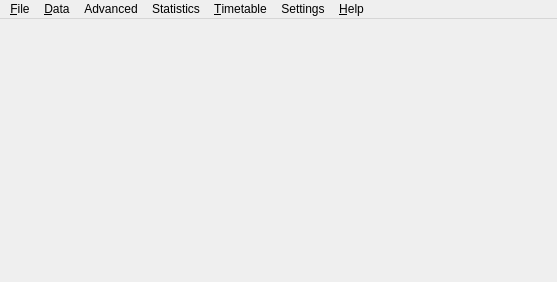
<ui version="4.0" >
 <class>FetMainForm_template</class>
 <widget class="QMainWindow" name="FetMainForm_template" >
  <property name="geometry" >
   <rect>
    <x>0</x>
    <y>0</y>
    <width>557</width>
    <height>282</height>
   </rect>
  </property>
  <property name="windowTitle" >
   <string>FET - a free timetabling program</string>
  </property>
  <property name="windowIcon" >
   <iconset>
    <normaloff>fet-5.4.2/src/interface</normaloff>fet-5.4.2/src/interface</iconset>
  </property>
  <widget class="QWidget" name="widget" />
  <widget class="QMenuBar" name="menubar" >
   <property name="geometry" >
    <rect>
     <x>0</x>
     <y>0</y>
     <width>557</width>
     <height>26</height>
    </rect>
   </property>
   <widget class="QMenu" name="helpMenu" >
    <property name="title" >
     <string>&amp;Help</string>
    </property>
    <addaction name="helpInstructionsAction" />
    <addaction name="helpTipsAction" />
    <addaction name="helpFAQAction" />
    <addaction name="separator" />
    <addaction name="helpManualAction" />
    <addaction name="separator" />
    <addaction name="helpInOtherLanguagesAction" />
    <addaction name="separator" />
    <addaction name="helpForumAction" />
    <addaction name="separator" />
    <addaction name="helpAboutAction" />
   </widget>
   <widget class="QMenu" name="fileMenu" >
    <property name="title" >
     <string>&amp;File</string>
    </property>
    <widget class="QMenu" name="menuExport" >
     <property name="title" >
      <string>Export</string>
     </property>
     <addaction name="fileExportCSVAction" />
    </widget>
    <widget class="QMenu" name="menuImport" >
     <property name="title" >
      <string>Import</string>
     </property>
     <widget class="QMenu" name="menuImport_CSV" >
      <property name="title" >
       <string>Import comma separated values (text)</string>
      </property>
      <addaction name="fileImportCSVSubjectsAction" />
      <addaction name="fileImportCSVActivityTagsAction" />
      <addaction name="fileImportCSVTeachersAction" />
      <addaction name="fileImportCSVYearsGroupsSubgroupsAction" />
      <addaction name="fileImportCSVRoomsBuildingsAction" />
      <addaction name="fileImportCSVActivitiesAction" />
     </widget>
     <addaction name="menuImport_CSV" />
    </widget>
    <addaction name="fileNewAction" />
    <addaction name="fileOpenAction" />
    <addaction name="fileSaveAction" />
    <addaction name="fileSaveAsAction" />
    <addaction name="separator" />
    <addaction name="menuImport" />
    <addaction name="menuExport" />
    <addaction name="separator" />
    <addaction name="fileExitAction" />
   </widget>
   <widget class="QMenu" name="timetableMenu" >
    <property name="title" >
     <string>&amp;Timetable</string>
    </property>
    <addaction name="timetableGenerateAction" />
    <addaction name="timetableViewTeachersAction" />
    <addaction name="timetableViewStudentsAction" />
    <addaction name="timetableViewRoomsAction" />
    <addaction name="timetableShowConflictsAction" />
    <addaction name="separator" />
    <addaction name="timetableSaveTimetableAsAction" />
    <addaction name="separator" />
    <addaction name="timetableGenerateMultipleAction" />
   </widget>
   <widget class="QMenu" name="menuStatistics" >
    <property name="title" >
     <string>Statistics</string>
    </property>
    <addaction name="dataTeachersStatisticsAction" />
    <addaction name="dataSubjectsStatisticsAction" />
    <addaction name="dataStudentsStatisticsAction" />
    <addaction name="separator" />
    <addaction name="statisticsExportToDiskAction" />
    <addaction name="separator" />
    <addaction name="dataHelpOnStatisticsAction" />
   </widget>
   <widget class="QMenu" name="dataMenu" >
    <property name="title" >
     <string>&amp;Data</string>
    </property>
    <widget class="QMenu" name="menuTime_constraints" >
     <property name="title" >
      <string>Time constraints</string>
     </property>
     <widget class="QMenu" name="menuMisc_time_constraints" >
      <property name="title" >
       <string>Misc time constraints</string>
      </property>
      <addaction name="dataTimeConstraintsBasicCompulsoryTimeAction" />
      <addaction name="dataTimeConstraintsBreakTimesAction" />
     </widget>
     <widget class="QMenu" name="menuTeachers_time_constraints" >
      <property name="title" >
       <string>Teachers time constraints</string>
      </property>
      <addaction name="dataTimeConstraintsTeacherNotAvailableTimesAction" />
      <addaction name="separator" />
      <addaction name="dataTimeConstraintsTeacherMaxDaysPerWeekAction" />
      <addaction name="separator" />
      <addaction name="dataTimeConstraintsTeacherMaxGapsPerWeekAction" />
      <addaction name="dataTimeConstraintsTeachersMaxGapsPerWeekAction" />
      <addaction name="dataTimeConstraintsTeacherMaxGapsPerDayAction" />
      <addaction name="dataTimeConstraintsTeachersMaxGapsPerDayAction" />
      <addaction name="separator" />
      <addaction name="dataTimeConstraintsTeacherMaxHoursDailyAction" />
      <addaction name="dataTimeConstraintsTeachersMaxHoursDailyAction" />
      <addaction name="dataTimeConstraintsTeacherMinHoursDailyAction" />
      <addaction name="dataTimeConstraintsTeachersMinHoursDailyAction" />
      <addaction name="separator" />
      <addaction name="dataTimeConstraintsTeacherMaxHoursContinuouslyAction" />
      <addaction name="dataTimeConstraintsTeachersMaxHoursContinuouslyAction" />
      <addaction name="separator" />
      <addaction name="dataTimeConstraintsTeacherIntervalMaxDaysPerWeekAction" />
      <addaction name="dataTimeConstraintsTeachersIntervalMaxDaysPerWeekAction" />
     </widget>
     <widget class="QMenu" name="menuStudents_time_constraints" >
      <property name="title" >
       <string>Students time constraints</string>
      </property>
      <addaction name="dataTimeConstraintsStudentsSetNotAvailableTimesAction" />
      <addaction name="separator" />
      <addaction name="dataTimeConstraintsStudentsSetMaxGapsPerWeekAction" />
      <addaction name="dataTimeConstraintsStudentsMaxGapsPerWeekAction" />
      <addaction name="dataTimeConstraintsStudentsSetEarlyMaxBeginningsAtSecondHourAction" />
      <addaction name="dataTimeConstraintsStudentsEarlyMaxBeginningsAtSecondHourAction" />
      <addaction name="separator" />
      <addaction name="dataTimeConstraintsStudentsSetMaxHoursDailyAction" />
      <addaction name="dataTimeConstraintsStudentsMaxHoursDailyAction" />
      <addaction name="dataTimeConstraintsStudentsSetMinHoursDailyAction" />
      <addaction name="dataTimeConstraintsStudentsMinHoursDailyAction" />
      <addaction name="separator" />
      <addaction name="dataTimeConstraintsStudentsSetMaxHoursContinuouslyAction" />
      <addaction name="dataTimeConstraintsStudentsMaxHoursContinuouslyAction" />
      <addaction name="separator" />
      <addaction name="dataTimeConstraintsStudentsSetIntervalMaxDaysPerWeekAction" />
      <addaction name="dataTimeConstraintsStudentsIntervalMaxDaysPerWeekAction" />
     </widget>
     <widget class="QMenu" name="menuActivities_time_constraints" >
      <property name="title" >
       <string>Activities time constraints</string>
      </property>
      <addaction name="dataTimeConstraintsActivityPreferredStartingTimeAction" />
      <addaction name="separator" />
      <addaction name="dataTimeConstraintsActivityPreferredTimeSlotsAction" />
      <addaction name="dataTimeConstraintsActivitiesPreferredTimeSlotsAction" />
      <addaction name="dataTimeConstraintsSubactivitiesPreferredTimeSlotsAction" />
      <addaction name="separator" />
      <addaction name="dataTimeConstraintsActivityPreferredStartingTimesAction" />
      <addaction name="dataTimeConstraintsActivitiesPreferredStartingTimesAction" />
      <addaction name="dataTimeConstraintsSubactivitiesPreferredStartingTimesAction" />
      <addaction name="separator" />
      <addaction name="dataTimeConstraintsMinNDaysBetweenActivitiesAction" />
      <addaction name="separator" />
      <addaction name="dataTimeConstraintsActivityEndsStudentsDayAction" />
      <addaction name="dataTimeConstraintsActivitiesEndStudentsDayAction" />
      <addaction name="separator" />
      <addaction name="dataTimeConstraintsActivitiesSameStartingTimeAction" />
      <addaction name="dataTimeConstraintsActivitiesSameStartingDayAction" />
      <addaction name="dataTimeConstraintsActivitiesSameStartingHourAction" />
      <addaction name="separator" />
      <addaction name="dataTimeConstraints2ActivitiesOrderedAction" />
      <addaction name="separator" />
      <addaction name="dataTimeConstraints2ActivitiesConsecutiveAction" />
      <addaction name="dataTimeConstraints2ActivitiesGroupedAction" />
      <addaction name="separator" />
      <addaction name="dataTimeConstraintsActivitiesNotOverlappingAction" />
      <addaction name="separator" />
      <addaction name="dataTimeConstraintsMinGapsBetweenActivitiesAction" />
     </widget>
     <addaction name="menuMisc_time_constraints" />
     <addaction name="menuTeachers_time_constraints" />
     <addaction name="menuStudents_time_constraints" />
     <addaction name="menuActivities_time_constraints" />
    </widget>
    <widget class="QMenu" name="menuSpace_constraints" >
     <property name="title" >
      <string>Space constraints</string>
     </property>
     <widget class="QMenu" name="menuMisc_space_constraints" >
      <property name="title" >
       <string>Misc space constraints</string>
      </property>
      <addaction name="dataSpaceConstraintsBasicCompulsorySpaceAction" />
     </widget>
     <widget class="QMenu" name="menuRooms_space_constraints" >
      <property name="title" >
       <string>Rooms space constraints</string>
      </property>
      <addaction name="dataSpaceConstraintsRoomNotAvailableTimesAction" />
     </widget>
     <widget class="QMenu" name="menuActivities_space_constraints" >
      <property name="title" >
       <string>Activities space constraints</string>
      </property>
      <addaction name="dataSpaceConstraintsActivityPreferredRoomAction" />
      <addaction name="dataSpaceConstraintsActivityPreferredRoomsAction" />
     </widget>
     <widget class="QMenu" name="menuSubjects_space_constraints" >
      <property name="title" >
       <string>Subjects space constraints</string>
      </property>
      <addaction name="dataSpaceConstraintsSubjectPreferredRoomAction" />
      <addaction name="dataSpaceConstraintsSubjectPreferredRoomsAction" />
     </widget>
     <widget class="QMenu" name="menuSubjects_and_activity_tags_space_constraints" >
      <property name="title" >
       <string>Subjects and activity tags space constraints</string>
      </property>
      <addaction name="dataSpaceConstraintsSubjectActivityTagPreferredRoomAction" />
      <addaction name="dataSpaceConstraintsSubjectActivityTagPreferredRoomsAction" />
     </widget>
     <widget class="QMenu" name="menuStudents_space_constraints" >
      <property name="title" >
       <string>Students space constraints</string>
      </property>
      <addaction name="dataSpaceConstraintsStudentsSetHomeRoomAction" />
      <addaction name="dataSpaceConstraintsStudentsSetHomeRoomsAction" />
      <addaction name="separator" />
      <addaction name="dataSpaceConstraintsStudentsSetMaxBuildingChangesPerDayAction" />
      <addaction name="dataSpaceConstraintsStudentsMaxBuildingChangesPerDayAction" />
      <addaction name="dataSpaceConstraintsStudentsSetMaxBuildingChangesPerWeekAction" />
      <addaction name="dataSpaceConstraintsStudentsMaxBuildingChangesPerWeekAction" />
      <addaction name="dataSpaceConstraintsStudentsSetMinGapsBetweenBuildingChangesAction" />
      <addaction name="dataSpaceConstraintsStudentsMinGapsBetweenBuildingChangesAction" />
     </widget>
     <widget class="QMenu" name="menuTeachers_space_constraints" >
      <property name="title" >
       <string>Teachers space constraints</string>
      </property>
      <addaction name="dataSpaceConstraintsTeacherHomeRoomAction" />
      <addaction name="dataSpaceConstraintsTeacherHomeRoomsAction" />
      <addaction name="separator" />
      <addaction name="dataSpaceConstraintsTeacherMaxBuildingChangesPerDayAction" />
      <addaction name="dataSpaceConstraintsTeachersMaxBuildingChangesPerDayAction" />
      <addaction name="dataSpaceConstraintsTeacherMaxBuildingChangesPerWeekAction" />
      <addaction name="dataSpaceConstraintsTeachersMaxBuildingChangesPerWeekAction" />
      <addaction name="dataSpaceConstraintsTeacherMinGapsBetweenBuildingChangesAction" />
      <addaction name="dataSpaceConstraintsTeachersMinGapsBetweenBuildingChangesAction" />
     </widget>
     <addaction name="menuMisc_space_constraints" />
     <addaction name="menuRooms_space_constraints" />
     <addaction name="menuTeachers_space_constraints" />
     <addaction name="menuStudents_space_constraints" />
     <addaction name="menuSubjects_space_constraints" />
     <addaction name="menuSubjects_and_activity_tags_space_constraints" />
     <addaction name="menuActivities_space_constraints" />
    </widget>
    <addaction name="dataInstitutionNameAction" />
    <addaction name="dataCommentsAction" />
    <addaction name="separator" />
    <addaction name="dataDaysAction" />
    <addaction name="dataHoursAction" />
    <addaction name="separator" />
    <addaction name="dataSubjectsAction" />
    <addaction name="separator" />
    <addaction name="dataActivityTagsAction" />
    <addaction name="separator" />
    <addaction name="dataTeachersAction" />
    <addaction name="separator" />
    <addaction name="dataYearsAction" />
    <addaction name="dataGroupsAction" />
    <addaction name="dataSubgroupsAction" />
    <addaction name="separator" />
    <addaction name="dataActivitiesAction" />
    <addaction name="separator" />
    <addaction name="dataBuildingsAction" />
    <addaction name="dataRoomsAction" />
    <addaction name="separator" />
    <addaction name="dataAllTimeConstraintsAction" />
    <addaction name="menuTime_constraints" />
    <addaction name="separator" />
    <addaction name="dataAllSpaceConstraintsAction" />
    <addaction name="menuSpace_constraints" />
   </widget>
   <widget class="QMenu" name="menuSettings" >
    <property name="title" >
     <string>Settings</string>
    </property>
    <widget class="QMenu" name="languageMenu" >
     <property name="title" >
      <string>Language</string>
     </property>
     <addaction name="languageEnglishAction" />
     <addaction name="languageArabicAction" />
     <addaction name="languageCatalanAction" />
     <addaction name="languageGermanAction" />
     <addaction name="languageGreekAction" />
     <addaction name="languageSpanishAction" />
     <addaction name="languageFrenchAction" />
     <addaction name="languageHungarianAction" />
     <addaction name="languageIndonesianAction" />
     <addaction name="languageItalianAction" />
     <addaction name="languageLithuanianAction" />
     <addaction name="languageMacedonianAction" />
     <addaction name="languageMalayAction" />
     <addaction name="languageDutchAction" />
     <addaction name="languagePolishAction" />
     <addaction name="languageRomanianAction" />
     <addaction name="languageTurkishAction" />
    </widget>
    <addaction name="checkForUpdatesAction" />
    <addaction name="languageMenu" />
    <addaction name="separator" />
    <addaction name="settingsPrintNotAvailableSlotsAction" />
    <addaction name="settingsTimetableHtmlLevelAction" />
    <addaction name="separator" />
    <addaction name="settingsRestoreDefaultsAction" />
   </widget>
   <widget class="QMenu" name="menuWizards" >
    <property name="title" >
     <string>Advanced</string>
    </property>
    <addaction name="spreadActivitiesAction" />
    <addaction name="separator" />
    <addaction name="removeRedundantConstraintsAction" />
   </widget>
   <addaction name="fileMenu" />
   <addaction name="dataMenu" />
   <addaction name="menuWizards" />
   <addaction name="menuStatistics" />
   <addaction name="timetableMenu" />
   <addaction name="menuSettings" />
   <addaction name="helpMenu" />
  </widget>
  <action name="fileNewAction" >
   <property name="text" >
    <string>&amp;New</string>
   </property>
   <property name="iconText" >
    <string>New</string>
   </property>
   <property name="shortcut" >
    <string>Ctrl+N</string>
   </property>
  </action>
  <action name="fileOpenAction" >
   <property name="text" >
    <string>&amp;Open...</string>
   </property>
   <property name="iconText" >
    <string>Open</string>
   </property>
   <property name="shortcut" >
    <string>Ctrl+O</string>
   </property>
  </action>
  <action name="fileSaveAction" >
   <property name="text" >
    <string>&amp;Save</string>
   </property>
   <property name="iconText" >
    <string>Save</string>
   </property>
   <property name="shortcut" >
    <string>Ctrl+S</string>
   </property>
  </action>
  <action name="fileSaveAsAction" >
   <property name="text" >
    <string>Save &amp;As...</string>
   </property>
   <property name="iconText" >
    <string>Save As</string>
   </property>
   <property name="shortcut" >
    <string/>
   </property>
  </action>
  <action name="fileExitAction" >
   <property name="text" >
    <string>E&amp;xit</string>
   </property>
   <property name="iconText" >
    <string>Exit</string>
   </property>
   <property name="shortcut" >
    <string/>
   </property>
  </action>
  <action name="helpFAQAction" >
   <property name="text" >
    <string>&amp;Frequently asked questions</string>
   </property>
   <property name="iconText" >
    <string>Frequently asked questions</string>
   </property>
   <property name="shortcut" >
    <string/>
   </property>
  </action>
  <action name="helpAboutAction" >
   <property name="text" >
    <string>&amp;About...</string>
   </property>
   <property name="iconText" >
    <string>About</string>
   </property>
   <property name="shortcut" >
    <string/>
   </property>
  </action>
  <action name="dataTeachersAction" >
   <property name="text" >
    <string>&amp;Teachers</string>
   </property>
   <property name="iconText" >
    <string>Teachers</string>
   </property>
  </action>
  <action name="dataSubjectsAction" >
   <property name="text" >
    <string>&amp;Subjects</string>
   </property>
   <property name="iconText" >
    <string>Subjects</string>
   </property>
  </action>
  <action name="dataYearsAction" >
   <property name="text" >
    <string>&amp;Years (forms, classes)</string>
   </property>
   <property name="iconText" >
    <string>Years</string>
   </property>
  </action>
  <action name="dataGroupsAction" >
   <property name="text" >
    <string>&amp;Groups</string>
   </property>
   <property name="iconText" >
    <string>Groups</string>
   </property>
  </action>
  <action name="dataSubgroupsAction" >
   <property name="text" >
    <string>S&amp;ubgroups</string>
   </property>
   <property name="iconText" >
    <string>Subgroups</string>
   </property>
  </action>
  <action name="dataActivitiesAction" >
   <property name="text" >
    <string>&amp;Activities</string>
   </property>
   <property name="iconText" >
    <string>Activities</string>
   </property>
  </action>
  <action name="timetableGenerateAction" >
   <property name="text" >
    <string>&amp;Generate new</string>
   </property>
   <property name="iconText" >
    <string>Generate new</string>
   </property>
  </action>
  <action name="timetableViewStudentsAction" >
   <property name="text" >
    <string>View (&amp;students)</string>
   </property>
   <property name="iconText" >
    <string>View (students)</string>
   </property>
  </action>
  <action name="timetableViewTeachersAction" >
   <property name="text" >
    <string>View (&amp;teachers)</string>
   </property>
   <property name="iconText" >
    <string>View (teachers)</string>
   </property>
  </action>
  <action name="timetableShowConflictsAction" >
   <property name="text" >
    <string>Show soft conflicts</string>
   </property>
   <property name="iconText" >
    <string>Show soft conflicts</string>
   </property>
  </action>
  <action name="dataDaysAction" >
   <property name="text" >
    <string>&amp;Days per week</string>
   </property>
   <property name="iconText" >
    <string>Days per week</string>
   </property>
  </action>
  <action name="dataHoursAction" >
   <property name="text" >
    <string>&amp;Hours (periods) per day</string>
   </property>
   <property name="iconText" >
    <string>Hours per day</string>
   </property>
  </action>
  <action name="dataRoomsAction" >
   <property name="enabled" >
    <bool>true</bool>
   </property>
   <property name="text" >
    <string>&amp;Rooms</string>
   </property>
   <property name="iconText" >
    <string>Rooms</string>
   </property>
  </action>
  <action name="timetableViewRoomsAction" >
   <property name="enabled" >
    <bool>true</bool>
   </property>
   <property name="text" >
    <string>View (r&amp;ooms)</string>
   </property>
   <property name="iconText" >
    <string>View (rooms)</string>
   </property>
  </action>
  <action name="languageEnglishAction" >
   <property name="checkable" >
    <bool>true</bool>
   </property>
   <property name="text" >
    <string>&amp;en_GB (British English)</string>
   </property>
   <property name="iconText" >
    <string>en_GB (British English)</string>
   </property>
  </action>
  <action name="languageRomanianAction" >
   <property name="checkable" >
    <bool>true</bool>
   </property>
   <property name="text" >
    <string>&amp;ro (Romanian)</string>
   </property>
   <property name="iconText" >
    <string>ro (Romanian)</string>
   </property>
  </action>
  <action name="dataTimeConstraintsAction" >
   <property name="text" >
    <string>T&amp;ime constraints</string>
   </property>
   <property name="iconText" >
    <string>Time constraints</string>
   </property>
  </action>
  <action name="dataTimeConstraintsActivitiesPreferredTimeSlotsAction" >
   <property name="text" >
    <string>A set of activities has a set of preferred time slots</string>
   </property>
   <property name="iconText" >
    <string>A set of activities has a set of preferred time slots</string>
   </property>
  </action>
  <action name="languageFrenchAction" >
   <property name="checkable" >
    <bool>true</bool>
   </property>
   <property name="text" >
    <string>&amp;fr (French)</string>
   </property>
   <property name="iconText" >
    <string>fr (French)</string>
   </property>
  </action>
  <action name="dataTimeConstraintsActivitiesSameStartingTimeAction" >
   <property name="text" >
    <string>A set of activities has same starting time (day+hour)</string>
   </property>
   <property name="iconText" >
    <string>A set of activities has same starting time (day+hour)</string>
   </property>
  </action>
  <action name="timetableViewStudentsWithRoomsAction" >
   <property name="enabled" >
    <bool>false</bool>
   </property>
   <property name="text" >
    <string>View (st&amp;udents-with rooms)</string>
   </property>
   <property name="iconText" >
    <string>View (students-with rooms)</string>
   </property>
  </action>
  <action name="dataAllTimeConstraintsAction" >
   <property name="text" >
    <string>All t&amp;ime constraints</string>
   </property>
   <property name="iconText" >
    <string>All time constraints</string>
   </property>
  </action>
  <action name="dataTimeConstraintsTeacherNotAvailableTimesAction" >
   <property name="text" >
    <string>A teacher's not available times</string>
   </property>
   <property name="iconText" >
    <string>A teacher is not available</string>
   </property>
  </action>
  <action name="dataTimeConstraintsBasicCompulsoryTimeAction" >
   <property name="text" >
    <string>Basic compulsory time constraints</string>
   </property>
   <property name="iconText" >
    <string>Basic compulsory time constraints</string>
   </property>
  </action>
  <action name="dataTimeConstraintsStudentsSetNotAvailableTimesAction" >
   <property name="text" >
    <string>A students set's not available times</string>
   </property>
   <property name="iconText" >
    <string>A students set is not available</string>
   </property>
  </action>
  <action name="dataTimeConstraintsBreakTimesAction" >
   <property name="text" >
    <string>Break times (all teachers+all students not available)</string>
   </property>
   <property name="iconText" >
    <string>Break (all teachers+all students not available)</string>
   </property>
  </action>
  <action name="dataTimeConstraintsTeacherMaxDaysPerWeekAction" >
   <property name="text" >
    <string>Max days per week for a teacher</string>
   </property>
   <property name="iconText" >
    <string>Max days per week for a teacher</string>
   </property>
  </action>
  <action name="dataTime_constraints_teachersAction" >
   <property name="text" >
    <string>Time constraints (teachers)</string>
   </property>
   <property name="iconText" >
    <string>Time constraints (teachers)</string>
   </property>
  </action>
  <action name="dataTime_constraints_studentsAction" >
   <property name="text" >
    <string>Time constraints (students)</string>
   </property>
   <property name="iconText" >
    <string>Time constraints (students)</string>
   </property>
  </action>
  <action name="dataTime_constraints_activitiesAction" >
   <property name="text" >
    <string>Time constraints (activities)</string>
   </property>
   <property name="iconText" >
    <string>Time constraints (activities)</string>
   </property>
  </action>
  <action name="dataTime_constraints_miscAction" >
   <property name="text" >
    <string>Time constraints (misc)</string>
   </property>
   <property name="iconText" >
    <string>Time constraints (misc)</string>
   </property>
  </action>
  <action name="dataTimeConstraintsTeachersMaxHoursDailyAction" >
   <property name="text" >
    <string>Max hours daily for all teachers</string>
   </property>
   <property name="iconText" >
    <string>Max hours daily for all teachers</string>
   </property>
  </action>
  <action name="dataTimeConstraintsActivityPreferredStartingTimeAction" >
   <property name="text" >
    <string>An activity has a preferred starting time</string>
   </property>
   <property name="iconText" >
    <string>An activity has a preferred starting time</string>
   </property>
  </action>
  <action name="dataTimeConstraintsStudentsSetMaxGapsPerWeekAction" >
   <property name="text" >
    <string>Max gaps per week for a students set</string>
   </property>
   <property name="iconText" >
    <string>Max gaps per week for a students set</string>
   </property>
  </action>
  <action name="dataTimeConstraintsStudentsMaxGapsPerWeekAction" >
   <property name="text" >
    <string>Max gaps per week for all students</string>
   </property>
   <property name="iconText" >
    <string>Max gaps per week for all students</string>
   </property>
  </action>
  <action name="dataTimeConstraintsStudentsEarlyMaxBeginningsAtSecondHourAction" >
   <property name="text" >
    <string>All students begin early (max beginnings at second hour)</string>
   </property>
   <property name="iconText" >
    <string>All students begin early (max beginnings at second hour)</string>
   </property>
  </action>
  <action name="dataTimeConstraintsActivitiesNotOverlappingAction" >
   <property name="text" >
    <string>A set of activities are not overlapping</string>
   </property>
   <property name="iconText" >
    <string>A set of activities are not overlapping</string>
   </property>
  </action>
  <action name="dataTimeConstraintsMinNDaysBetweenActivitiesAction" >
   <property name="text" >
    <string>Min n days between a set of activities</string>
   </property>
   <property name="iconText" >
    <string>Min n days between a set of activities</string>
   </property>
  </action>
  <action name="dataAllSpaceConstraintsAction" >
   <property name="enabled" >
    <bool>true</bool>
   </property>
   <property name="text" >
    <string>All s&amp;pace constraints</string>
   </property>
   <property name="iconText" >
    <string>All space constraints</string>
   </property>
  </action>
  <action name="dataSpace_constraints_miscAction" >
   <property name="text" >
    <string>Space constraints (misc)</string>
   </property>
   <property name="iconText" >
    <string>Space constraints (misc)</string>
   </property>
  </action>
  <action name="dataSpace_constraintsAction" >
   <property name="text" >
    <string>Space constraints</string>
   </property>
   <property name="iconText" >
    <string>Space constraints</string>
   </property>
  </action>
  <action name="dataSpaceConstraintsBasicCompulsorySpaceAction" >
   <property name="text" >
    <string>Basic compulsory space constraints</string>
   </property>
   <property name="iconText" >
    <string>Basic compulsory space constraints</string>
   </property>
  </action>
  <action name="dataSpaceConstraintsRoomNotAvailableTimesAction" >
   <property name="text" >
    <string>A room's not available times</string>
   </property>
   <property name="iconText" >
    <string>A room is not available</string>
   </property>
  </action>
  <action name="dataSpace_constraints_roomsAction" >
   <property name="text" >
    <string>Space constraints (rooms)</string>
   </property>
   <property name="iconText" >
    <string>Space constraints (rooms)</string>
   </property>
  </action>
  <action name="dataSpaceConstraintsActivityPreferredRoomAction" >
   <property name="text" >
    <string>An activity has a preferred room</string>
   </property>
   <property name="iconText" >
    <string>An activity has a preferred room</string>
   </property>
  </action>
  <action name="dataTimeConstraintsActivitiesSameStartingHourAction" >
   <property name="text" >
    <string>A set of activities has same starting hour (any days)</string>
   </property>
   <property name="iconText" >
    <string>A set of activities has same starting hour (any days)</string>
   </property>
  </action>
  <action name="dataActivityTagsAction" >
   <property name="text" >
    <string>Activity tags</string>
   </property>
   <property name="iconText" >
    <string>Activity tags</string>
   </property>
  </action>
  <action name="dataInstitutionNameAction" >
   <property name="text" >
    <string>I&amp;nstitution name</string>
   </property>
   <property name="iconText" >
    <string>Institution name</string>
   </property>
  </action>
  <action name="dataCommentsAction" >
   <property name="text" >
    <string>&amp;Comments</string>
   </property>
   <property name="iconText" >
    <string>Comments</string>
   </property>
  </action>
  <action name="dataSpaceConstraintsActivityPreferredRoomsAction" >
   <property name="text" >
    <string>An activity has a set of preferred rooms</string>
   </property>
   <property name="iconText" >
    <string>An activity has a set of preferred rooms</string>
   </property>
  </action>
  <action name="languageCatalanAction" >
   <property name="checkable" >
    <bool>true</bool>
   </property>
   <property name="text" >
    <string>&amp;ca (Catalan)</string>
   </property>
   <property name="iconText" >
    <string>ca (Catalan)</string>
   </property>
  </action>
  <action name="languageMalayAction" >
   <property name="checkable" >
    <bool>true</bool>
   </property>
   <property name="text" >
    <string>&amp;ms (Malay)</string>
   </property>
   <property name="iconText" >
    <string>ms (Malay)</string>
   </property>
  </action>
  <action name="dataSpaceConstraintsStudentsSetHomeRoomAction" >
   <property name="text" >
    <string>A set of students has a home room</string>
   </property>
  </action>
  <action name="dataSpaceConstraintsStudentsSetHomeRoomsAction" >
   <property name="text" >
    <string>A set of students has a set of home rooms</string>
   </property>
  </action>
  <action name="languagePolishAction" >
   <property name="checkable" >
    <bool>true</bool>
   </property>
   <property name="text" >
    <string>&amp;pl (Polish)</string>
   </property>
   <property name="iconText" >
    <string>pl (Polish)</string>
   </property>
  </action>
  <action name="languageTurkishAction" >
   <property name="checkable" >
    <bool>true</bool>
   </property>
   <property name="text" >
    <string>&amp;tr (Turkish)</string>
   </property>
   <property name="iconText" >
    <string>tr (Turkish)</string>
   </property>
  </action>
  <action name="languageDutchAction" >
   <property name="checkable" >
    <bool>true</bool>
   </property>
   <property name="text" >
    <string>&amp;nl (Dutch)</string>
   </property>
   <property name="iconText" >
    <string>nl (Dutch)</string>
   </property>
  </action>
  <action name="languageGermanAction" >
   <property name="checkable" >
    <bool>true</bool>
   </property>
   <property name="text" >
    <string>&amp;de (German)</string>
   </property>
  </action>
  <action name="dataTeachersStatisticsAction" >
   <property name="text" >
    <string>Teachers statistics</string>
   </property>
  </action>
  <action name="dataStudentsStatisticsAction" >
   <property name="text" >
    <string>Students statistics</string>
   </property>
   <property name="iconText" >
    <string>Students statistics</string>
   </property>
   <property name="toolTip" >
    <string>Students statistics</string>
   </property>
  </action>
  <action name="dataSubjectsStatisticsAction" >
   <property name="text" >
    <string>Subjects statistics</string>
   </property>
  </action>
  <action name="languageHungarianAction" >
   <property name="checkable" >
    <bool>true</bool>
   </property>
   <property name="text" >
    <string>&amp;hu (Hungarian)</string>
   </property>
  </action>
  <action name="languageMacedonianAction" >
   <property name="checkable" >
    <bool>true</bool>
   </property>
   <property name="text" >
    <string>m&amp;k (Macedonian)</string>
   </property>
  </action>
  <action name="dataTimeConstraintsTeachersMaxGapsPerWeekAction" >
   <property name="text" >
    <string>Max gaps per week for all teachers</string>
   </property>
   <property name="iconText" >
    <string>Max gaps per week for all teachers</string>
   </property>
   <property name="toolTip" >
    <string>Max gaps per week for all teachers</string>
   </property>
  </action>
  <action name="dataTimeConstraintsTeacherMaxGapsPerWeekAction" >
   <property name="text" >
    <string>Max gaps per week for a teacher</string>
   </property>
  </action>
  <action name="dataTimeConstraintsStudentsSetEarlyMaxBeginningsAtSecondHourAction" >
   <property name="text" >
    <string>A students set begins early (max beginnings at second hour)</string>
   </property>
  </action>
  <action name="dataTimeConstraintsTeacherMaxHoursDailyAction" >
   <property name="text" >
    <string>Max hours daily for a teacher</string>
   </property>
  </action>
  <action name="dataTimeConstraintsStudentsSetMaxHoursDailyAction" >
   <property name="text" >
    <string>Max hours daily for a students set</string>
   </property>
  </action>
  <action name="dataTimeConstraintsStudentsMaxHoursDailyAction" >
   <property name="text" >
    <string>Max hours daily for all students</string>
   </property>
  </action>
  <action name="helpInstructionsAction" >
   <property name="text" >
    <string>Instructions</string>
   </property>
  </action>
  <action name="checkForUpdatesAction" >
   <property name="checkable" >
    <bool>true</bool>
   </property>
   <property name="checked" >
    <bool>true</bool>
   </property>
   <property name="text" >
    <string>Search for updates on startup</string>
   </property>
  </action>
  <action name="dataTimeConstraintsStudentsMinHoursDailyAction" >
   <property name="text" >
    <string>Min hours daily for all students</string>
   </property>
  </action>
  <action name="dataTimeConstraintsStudentsSetMinHoursDailyAction" >
   <property name="text" >
    <string>Min hours daily for a students set</string>
   </property>
  </action>
  <action name="timetableGenerateMultipleAction" >
   <property name="text" >
    <string>Generate &amp;multiple variants</string>
   </property>
   <property name="iconText" >
    <string>Generate multiple variants</string>
   </property>
  </action>
  <action name="dataTimeConstraints2ActivitiesConsecutiveAction" >
   <property name="text" >
    <string>2 activities are consecutive</string>
   </property>
  </action>
  <action name="dataTimeConstraintsActivityEndsStudentsDayAction" >
   <property name="text" >
    <string>An activity ends students day</string>
   </property>
  </action>
  <action name="languageSpanishAction" >
   <property name="checkable" >
    <bool>true</bool>
   </property>
   <property name="text" >
    <string>e&amp;s (Spanish)</string>
   </property>
  </action>
  <action name="settingsRestoreDefaultsAction" >
   <property name="text" >
    <string>Restore default settings</string>
   </property>
  </action>
  <action name="settingsTimetableHtmlLevelAction" >
   <property name="text" >
    <string>Html level for generated timetables</string>
   </property>
  </action>
  <action name="dataTimeConstraintsTeachersMinHoursDailyAction" >
   <property name="text" >
    <string>Min hours daily for all teachers</string>
   </property>
  </action>
  <action name="dataTimeConstraintsTeacherMinHoursDailyAction" >
   <property name="text" >
    <string>Min hours daily for a teacher</string>
   </property>
  </action>
  <action name="dataHelpOnStatisticsAction" >
   <property name="text" >
    <string>Help on statistics</string>
   </property>
  </action>
  <action name="helpInOtherLanguagesAction" >
   <property name="text" >
    <string>Help in other languages than English</string>
   </property>
  </action>
  <action name="languageGreekAction" >
   <property name="checkable" >
    <bool>true</bool>
   </property>
   <property name="text" >
    <string>e&amp;l (Greek)</string>
   </property>
  </action>
  <action name="languageArabicAction" >
   <property name="checkable" >
    <bool>true</bool>
   </property>
   <property name="text" >
    <string>&amp;ar (Arabic)</string>
   </property>
  </action>
  <action name="languageIndonesianAction" >
   <property name="checkable" >
    <bool>true</bool>
   </property>
   <property name="text" >
    <string>&amp;id (Indonesian)</string>
   </property>
  </action>
  <action name="languageItalianAction" >
   <property name="checkable" >
    <bool>true</bool>
   </property>
   <property name="text" >
    <string>it (Italian)</string>
   </property>
  </action>
  <action name="dataTimeConstraintsTeachersMaxGapsPerDayAction" >
   <property name="text" >
    <string>Max gaps per day for all teachers</string>
   </property>
  </action>
  <action name="dataTimeConstraintsTeacherMaxGapsPerDayAction" >
   <property name="text" >
    <string>Max gaps per day for a teacher</string>
   </property>
  </action>
  <action name="dataBuildingsAction" >
   <property name="text" >
    <string>Buildings</string>
   </property>
  </action>
  <action name="dataSpaceConstraintsSubjectPreferredRoomAction" >
   <property name="text" >
    <string>A subject has a preferred room</string>
   </property>
  </action>
  <action name="dataSpaceConstraintsSubjectPreferredRoomsAction" >
   <property name="text" >
    <string>A subject has a set of preferred rooms</string>
   </property>
  </action>
  <action name="dataSpaceConstraintsSubjectActivityTagPreferredRoomAction" >
   <property name="text" >
    <string>A subject+an activity tag have a preferred room</string>
   </property>
  </action>
  <action name="dataSpaceConstraintsSubjectActivityTagPreferredRoomsAction" >
   <property name="text" >
    <string>A subject+an activity tag have a set of preferred rooms</string>
   </property>
  </action>
  <action name="actionSpace_constraints_activitiies" >
   <property name="text" >
    <string>Space constraints (activities)</string>
   </property>
  </action>
  <action name="dataSpaceConstraintsTeacherHomeRoomAction" >
   <property name="text" >
    <string>A teacher has a home room</string>
   </property>
  </action>
  <action name="dataSpaceConstraintsTeacherHomeRoomsAction" >
   <property name="text" >
    <string>A teacher has a set of home rooms</string>
   </property>
  </action>
  <action name="dataSpaceConstraintsStudentsSetMaxBuildingChangesPerDayAction" >
   <property name="text" >
    <string>Max building changes per day for a students set</string>
   </property>
  </action>
  <action name="dataSpaceConstraintsStudentsMaxBuildingChangesPerDayAction" >
   <property name="text" >
    <string>Max building changes per day for all students</string>
   </property>
  </action>
  <action name="dataSpaceConstraintsStudentsSetMaxBuildingChangesPerWeekAction" >
   <property name="text" >
    <string>Max building changes per week for a students set</string>
   </property>
  </action>
  <action name="dataSpaceConstraintsStudentsMaxBuildingChangesPerWeekAction" >
   <property name="text" >
    <string>Max building changes per week for all students</string>
   </property>
  </action>
  <action name="dataSpaceConstraintsStudentsSetMinGapsBetweenBuildingChangesAction" >
   <property name="text" >
    <string>Min gaps between building changes for a students set</string>
   </property>
  </action>
  <action name="dataSpaceConstraintsStudentsMinGapsBetweenBuildingChangesAction" >
   <property name="text" >
    <string>Min gaps between building changes for all students</string>
   </property>
  </action>
  <action name="dataSpaceConstraintsTeacherMaxBuildingChangesPerDayAction" >
   <property name="text" >
    <string>Max building changes per day for a teacher</string>
   </property>
  </action>
  <action name="dataSpaceConstraintsTeachersMaxBuildingChangesPerDayAction" >
   <property name="text" >
    <string>Max building changes per day for all teachers</string>
   </property>
  </action>
  <action name="dataSpaceConstraintsTeacherMaxBuildingChangesPerWeekAction" >
   <property name="text" >
    <string>Max building changes per week for a teacher</string>
   </property>
  </action>
  <action name="dataSpaceConstraintsTeachersMaxBuildingChangesPerWeekAction" >
   <property name="text" >
    <string>Max building changes per week for all teachers</string>
   </property>
  </action>
  <action name="dataSpaceConstraintsTeacherMinGapsBetweenBuildingChangesAction" >
   <property name="text" >
    <string>Min gaps between building changes for a teacher</string>
   </property>
  </action>
  <action name="dataSpaceConstraintsTeachersMinGapsBetweenBuildingChangesAction" >
   <property name="text" >
    <string>Min gaps between building changes for all teachers</string>
   </property>
  </action>
  <action name="dataTimeConstraintsActivitiesSameStartingDayAction" >
   <property name="text" >
    <string>A set of activities has same starting day (any hours)</string>
   </property>
  </action>
  <action name="timetableSaveTimetableAsAction" >
   <property name="text" >
    <string>Save data+timetable as...</string>
   </property>
  </action>
  <action name="dataTimeConstraints2ActivitiesOrderedAction" >
   <property name="text" >
    <string>2 activities are ordered</string>
   </property>
  </action>
  <action name="dataTimeConstraintsTeachersMaxHoursContinuouslyAction" >
   <property name="text" >
    <string>Max hours continuously for all teachers</string>
   </property>
  </action>
  <action name="dataTimeConstraintsTeacherMaxHoursContinuouslyAction" >
   <property name="text" >
    <string>Max hours continuously for a teacher</string>
   </property>
  </action>
  <action name="dataTimeConstraintsStudentsSetMaxHoursContinuouslyAction" >
   <property name="text" >
    <string>Max hours continuously for a students set</string>
   </property>
  </action>
  <action name="dataTimeConstraintsStudentsMaxHoursContinuouslyAction" >
   <property name="text" >
    <string>Max hours continuously for all students</string>
   </property>
  </action>
  <action name="helpTipsAction" >
   <property name="text" >
    <string>Important tips</string>
   </property>
  </action>
  <action name="dataTimeConstraintsActivitiesPreferredStartingTimesAction" >
   <property name="text" >
    <string>A set of activities has a set of preferred starting times</string>
   </property>
  </action>
  <action name="dataTimeConstraintsActivityPreferredTimeSlotsAction" >
   <property name="text" >
    <string>An activity has a set of preferred time slots</string>
   </property>
   <property name="iconText" >
    <string>An activity has a set of preferred time slots</string>
   </property>
  </action>
  <action name="dataTimeConstraintsActivityPreferredStartingTimesAction" >
   <property name="text" >
    <string>An activity has a set of preferred starting times</string>
   </property>
  </action>
  <action name="dataTimeConstraintsMinGapsBetweenActivitiesAction" >
   <property name="text" >
    <string>Min gaps (hours) between a set of activities</string>
   </property>
  </action>
  <action name="fileExportCSVAction" >
   <property name="text" >
    <string>Export comma separated values (text)</string>
   </property>
  </action>
  <action name="fileImportCSVActivitiesAction" >
   <property name="text" >
    <string>Import activities from CSV file</string>
   </property>
  </action>
  <action name="fileImportCSVActivityTagsAction" >
   <property name="text" >
    <string>Import activity tags from CSV file</string>
   </property>
  </action>
  <action name="fileImportCSVRoomsBuildingsAction" >
   <property name="text" >
    <string>Import rooms and buildings from CSV file</string>
   </property>
  </action>
  <action name="fileImportCSVSubjectsAction" >
   <property name="text" >
    <string>Import subjects from CSV file</string>
   </property>
  </action>
  <action name="fileImportCSVTeachersAction" >
   <property name="text" >
    <string>Import teachers from CSV file</string>
   </property>
  </action>
  <action name="fileImportCSVYearsGroupsSubgroupsAction" >
   <property name="text" >
    <string>Import years, groups and subgroups from CSV file</string>
   </property>
  </action>
  <action name="dataTimeConstraintsSubactivitiesPreferredTimeSlotsAction" >
   <property name="text" >
    <string>A set of subactivities has a set of preferred time slots</string>
   </property>
  </action>
  <action name="dataTimeConstraintsSubactivitiesPreferredStartingTimesAction" >
   <property name="text" >
    <string>A set of subactivities has a set of preferred starting times</string>
   </property>
  </action>
  <action name="dataTimeConstraintsTeacherIntervalMaxDaysPerWeekAction" >
   <property name="text" >
    <string>A teacher works in an hourly interval max days per week</string>
   </property>
  </action>
  <action name="dataTimeConstraintsTeachersIntervalMaxDaysPerWeekAction" >
   <property name="text" >
    <string>All teachers work in an hourly interval max days per week</string>
   </property>
  </action>
  <action name="dataTimeConstraintsStudentsSetIntervalMaxDaysPerWeekAction" >
   <property name="text" >
    <string>A students set works in an hourly interval max days per week</string>
   </property>
  </action>
  <action name="dataTimeConstraintsStudentsIntervalMaxDaysPerWeekAction" >
   <property name="text" >
    <string>All students work in an hourly interval max days per week</string>
   </property>
  </action>
  <action name="dataTimeConstraintsActivitiesEndStudentsDayAction" >
   <property name="text" >
    <string>A set of activities end students day</string>
   </property>
  </action>
  <action name="languageLithuanianAction" >
   <property name="checkable" >
    <bool>true</bool>
   </property>
   <property name="text" >
    <string>lt (Lithuanian)</string>
   </property>
  </action>
  <action name="helpForumAction" >
   <property name="text" >
    <string>Forum webpage</string>
   </property>
  </action>
  <action name="settingsPrintNotAvailableSlotsAction" >
   <property name="checkable" >
    <bool>true</bool>
   </property>
   <property name="checked" >
    <bool>true</bool>
   </property>
   <property name="text" >
    <string>Mark not available slots with -x- in timetables</string>
   </property>
  </action>
  <action name="spreadActivitiesAction" >
   <property name="text" >
    <string>Spread the activities evenly over the week</string>
   </property>
  </action>
  <action name="statisticsExportToDiskAction" >
   <property name="text" >
    <string>Export advanced statistics to disk</string>
   </property>
  </action>
  <action name="removeRedundantConstraintsAction" >
   <property name="text" >
    <string>Remove redundant constraints</string>
   </property>
  </action>
  <action name="helpManualAction" >
   <property name="text" >
    <string>A user's manual</string>
   </property>
  </action>
  <action name="dataTimeConstraints2ActivitiesGroupedAction" >
   <property name="text" >
    <string>2 activities are grouped</string>
   </property>
  </action>
 </widget>
 <layoutdefault spacing="6" margin="11" />
 <resources/>
 <connections/>
</ui>
